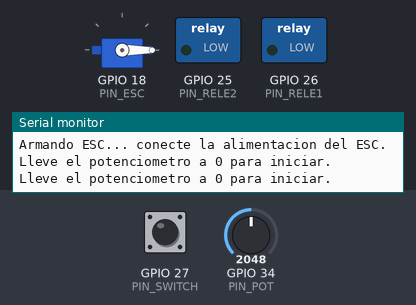
This sketch was run on a simulated ESP32. Parts: servo, switched loads named in the sketch (green lamp = pin HIGH), the last lines printed to the serial monitor. The test bench sets the inputs (shaded band); at power-on: GPIO 34 (PIN_POT) = 2048, GPIO 27 (PIN_SWITCH) HIGH (analog values on the 0–4095 scale).

Above: at 4.8 s.
4.9 s: GPIO 34 (PIN_POT) set to 128
6.4 s: GPIO 34 (PIN_POT) set to 111
8.0 s: GPIO 27 (PIN_SWITCH) pulled LOW for 0.15 s
At 10.1 s:
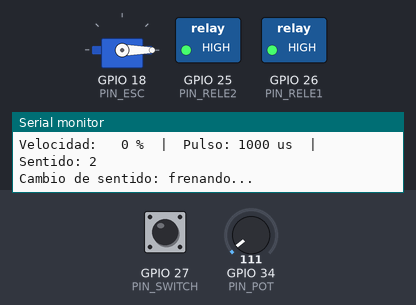
11.1 s: GPIO 34 (PIN_POT) set to 380
At 13.0 s:
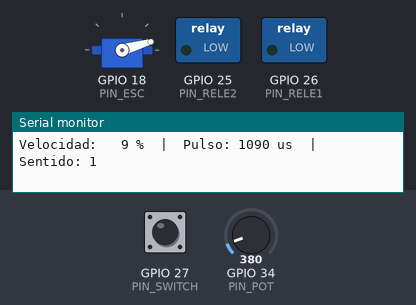
13.3 s: GPIO 34 (PIN_POT) set to 449
At 14.7 s:
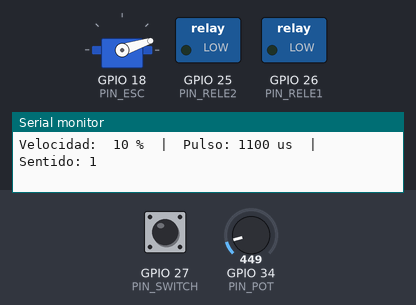
15.5 s: GPIO 34 (PIN_POT) set to 3969
At 17.3 s:
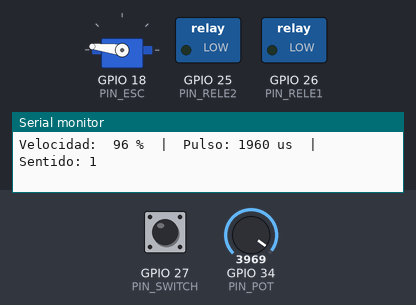
18.0 s: GPIO 34 (PIN_POT) set to 4042
At 19.3 s:
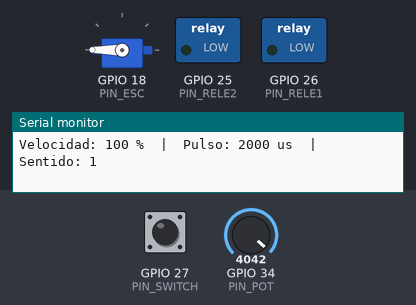
Timing chart, 0 to 20.5 s (numbered marks = the images above; inputs shaded):
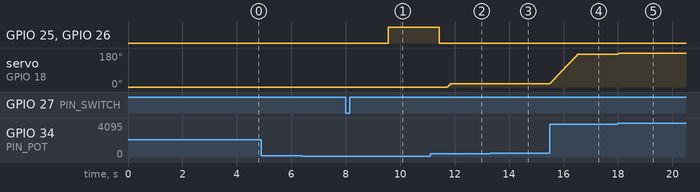

The sketch:

brushless_esc.ino
```cpp
#include <ESP32Servo.h>

// ---------- Pines ----------
const int PIN_ESC    = 18;   // señal al ESC (cable blanco/naranja)
const int PIN_POT    = 34;   // potenciómetro (pata central)
const int PIN_SWITCH = 27;   // interruptor de dirección
const int PIN_RELE1  = 26;   // módulo relé 1
const int PIN_RELE2  = 25;   // módulo relé 2

// ---------- Configuración ----------
const bool RELE_ACTIVO_BAJO = false; // si los relés funcionan al revés, cambiar a true
const int  PULSO_MIN = 1000;         // µs = 0 %
const int  PULSO_MAX = 2000;         // µs = 100 %
const int  VEL_MAX   = 100;          // límite de velocidad en % (bájalo a 50 para probar)
const bool CALIBRAR  = false;        // true solo para calibrar el ESC

Servo esc;
int  velActual = 0;        // velocidad enviada (%)
bool sentidoActual;        // false = sentido 1, true = sentido 2

// --- Activa o desactiva los dos relés ---
void setRele(bool invertido) {
  bool nivel = RELE_ACTIVO_BAJO ? !invertido : invertido;
  digitalWrite(PIN_RELE1, nivel ? HIGH : LOW);
  digitalWrite(PIN_RELE2, nivel ? HIGH : LOW);
}

// --- Lee el potenciómetro y lo convierte a 0–VEL_MAX % ---
int leerPot() {
  long suma = 0;
  for (int i = 0; i < 16; i++) suma += analogRead(PIN_POT);
  int pct = map(suma / 16, 0, 4095, 0, 100);
  if (pct < 3)  pct = 0;
  if (pct > 97) pct = 100;
  return map(pct, 0, 100, 0, VEL_MAX);
}

// --- Envía la velocidad (%) al ESC ---
void enviar(int pct) {
  esc.writeMicroseconds(map(pct, 0, 100, PULSO_MIN, PULSO_MAX));
}

// --- Lee el interruptor con antirrebote ---
bool leerSwitch() {
  static bool estable = digitalRead(PIN_SWITCH) == LOW;
  static bool ultimo = estable;
  static unsigned long t = 0;
  bool lectura = digitalRead(PIN_SWITCH) == LOW;
  if (lectura != ultimo) { ultimo = lectura; t = millis(); }
  if (millis() - t > 50) estable = lectura;
  return estable;
}

void setup() {
  Serial.begin(115200);
  pinMode(PIN_SWITCH, INPUT_PULLUP);
  pinMode(PIN_RELE1, OUTPUT);
  pinMode(PIN_RELE2, OUTPUT);
  analogReadResolution(12);
  analogSetPinAttenuation(PIN_POT, ADC_11db);

  // Pone los relés según la posición inicial del interruptor
  sentidoActual = digitalRead(PIN_SWITCH) == LOW;
  setRele(sentidoActual);

  esc.setPeriodHertz(50);
  esc.attach(PIN_ESC, PULSO_MIN, PULSO_MAX);

  if (CALIBRAR) {
    Serial.println("CALIBRACION: conecte la alimentacion del ESC AHORA (8 s)...");
    esc.writeMicroseconds(PULSO_MAX);
    delay(8000);
    esc.writeMicroseconds(PULSO_MIN);
    Serial.println("Minimo enviado. Espere los pitidos.");
    delay(5000);
  }

  // Armado del ESC
  enviar(0);
  Serial.println("Armando ESC... conecte la alimentacion del ESC.");
  delay(4000);

  // Seguridad: no arranca si el potenciómetro no está en 0
  while (leerPot() > 0) {
    Serial.println("Lleve el potenciometro a 0 para iniciar.");
    delay(500);
  }
  Serial.println("Listo. Gire el potenciometro.");
}

void loop() {
  // --- Cambio de dirección seguro ---
  bool sentidoPedido = leerSwitch();
  if (sentidoPedido != sentidoActual) {
    Serial.println("Cambio de sentido: frenando...");
    while (velActual > 0) { velActual--; enviar(velActual); delay(10); }
    delay(1500);                 // espera a que el motor se detenga
    sentidoActual = sentidoPedido;
    setRele(sentidoActual);      // intercambia las fases
    delay(300);
    Serial.println(sentidoActual ? "Sentido 2" : "Sentido 1");
  }

  // --- Velocidad con rampa suave ---
  int objetivo = leerPot();
  if (velActual < objetivo) velActual++;
  else if (velActual > objetivo) velActual--;
  enviar(velActual);

  // --- Monitor serial ---
  static unsigned long tPrint = 0;
  if (millis() - tPrint > 250) {
    tPrint = millis();
    Serial.printf("Velocidad: %3d %%  |  Pulso: %d us  |  Sentido: %d\n",
                  velActual, map(velActual, 0, 100, PULSO_MIN, PULSO_MAX),
                  sentidoActual ? 2 : 1);
  }
  delay(10);
}
```

Measured:
- after the input at 8.0 s, GPIO 25 (PIN_RELE2), GPIO 26 (PIN_RELE1): LOW → HIGH after 1.6 s
- after the input at 11.1 s, servo on GPIO 18 (PIN_ESC): 0° → 16° after 0.64 s
- after the input at 13.3 s, servo on GPIO 18 (PIN_ESC): 16° → 18° at once
- after the input at 15.5 s, servo on GPIO 18 (PIN_ESC): moves from 18° to 173° over 1.0 s, starting at once
- after the input at 18.0 s, servo on GPIO 18 (PIN_ESC): 173° → 180° at once
